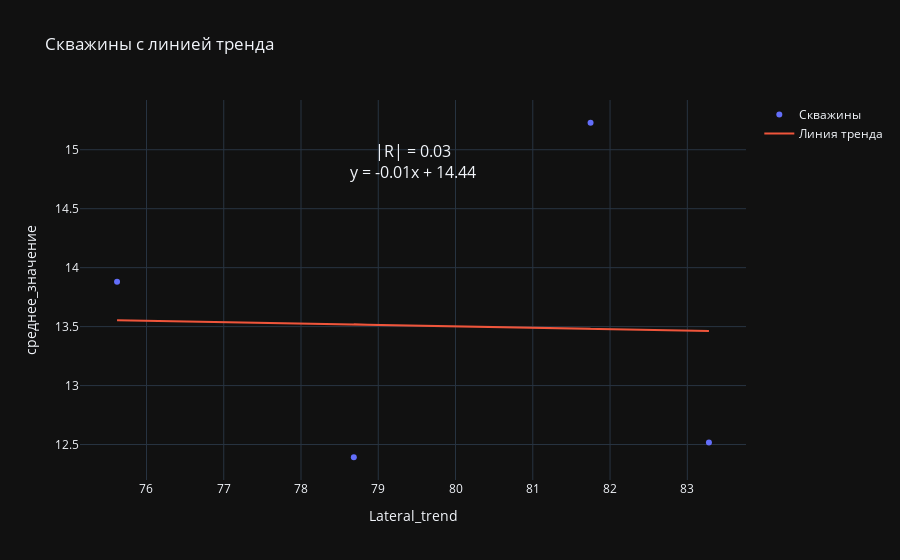

The cell this chart's notebook holds for it:
### Code cell
plot_with_trendline(df_facii, 'Lateral_trend', 'среднее_значение', 'wells')

### Figure 1 — Plotly figure (JSON) as saved in the notebook; plotly's stock layout.template omitted (floating-point values rounded to 4 significant figures)
{"data": [{"hoverinfo": "text", "mode": "markers", "name": "Скважины", "text": ["660R", "661R", "662R", "668R"], "x": [81.75, 75.62, 83.28, 78.68], "y": [15.23, 13.88, 12.52, 12.39], "type": "scatter"}, {"mode": "lines", "name": "Линия тренда", "x": [81.75, 75.62, 83.28, 78.68], "y": [13.48, 13.55, 13.46, 13.52], "type": "scatter"}], "layout": {"annotations": [{"font": {"size": 16}, "showarrow": false, "text": "|R| = 0.03<br>y = -0.01x + 14.44", "x": 0.5, "xref": "paper", "y": 0.9, "yref": "paper"}], "title": {"text": "Скважины с линией тренда"}, "xaxis": {"title": {"text": "Lateral_trend"}}, "yaxis": {"title": {"text": "среднее_значение"}}}}
